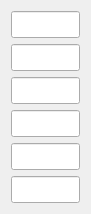
     <widget class="QWidget" name="layoutWidget_11">
      <property name="geometry">
       <rect>
        <x>100</x>
        <y>430</y>
        <width>91</width>
        <height>131</height>
       </rect>
      </property>
      <layout class="QVBoxLayout" name="verticalLayout_14">
       <item>
        <widget class="QLineEdit" name="input_T13_RL1">
         <property name="font">
          <font>
           <pointsize>12</pointsize>
          </font>
         </property>
        </widget>
       </item>
       <item>
        <widget class="QLineEdit" name="input_T14_RL1">
         <property name="font">
          <font>
           <pointsize>12</pointsize>
          </font>
         </property>
        </widget>
       </item>
       <item>
        <widget class="QLineEdit" name="input_T15_RL1">
         <property name="font">
          <font>
           <pointsize>12</pointsize>
          </font>
         </property>
        </widget>
       </item>
       <item>
        <widget class="QLineEdit" name="input_T16_RL1">
         <property name="font">
          <font>
           <pointsize>12</pointsize>
          </font>
         </property>
        </widget>
       </item>
       <item>
        <widget class="QLineEdit" name="input_T17_RL1">
         <property name="font">
          <font>
           <pointsize>12</pointsize>
          </font>
         </property>
        </widget>
       </item>
       <item>
        <widget class="QLineEdit" name="input_T18_RL1">
         <property name="font">
          <font>
           <pointsize>12</pointsize>
          </font>
         </property>
        </widget>
       </item>
      </layout>
     </widget>
